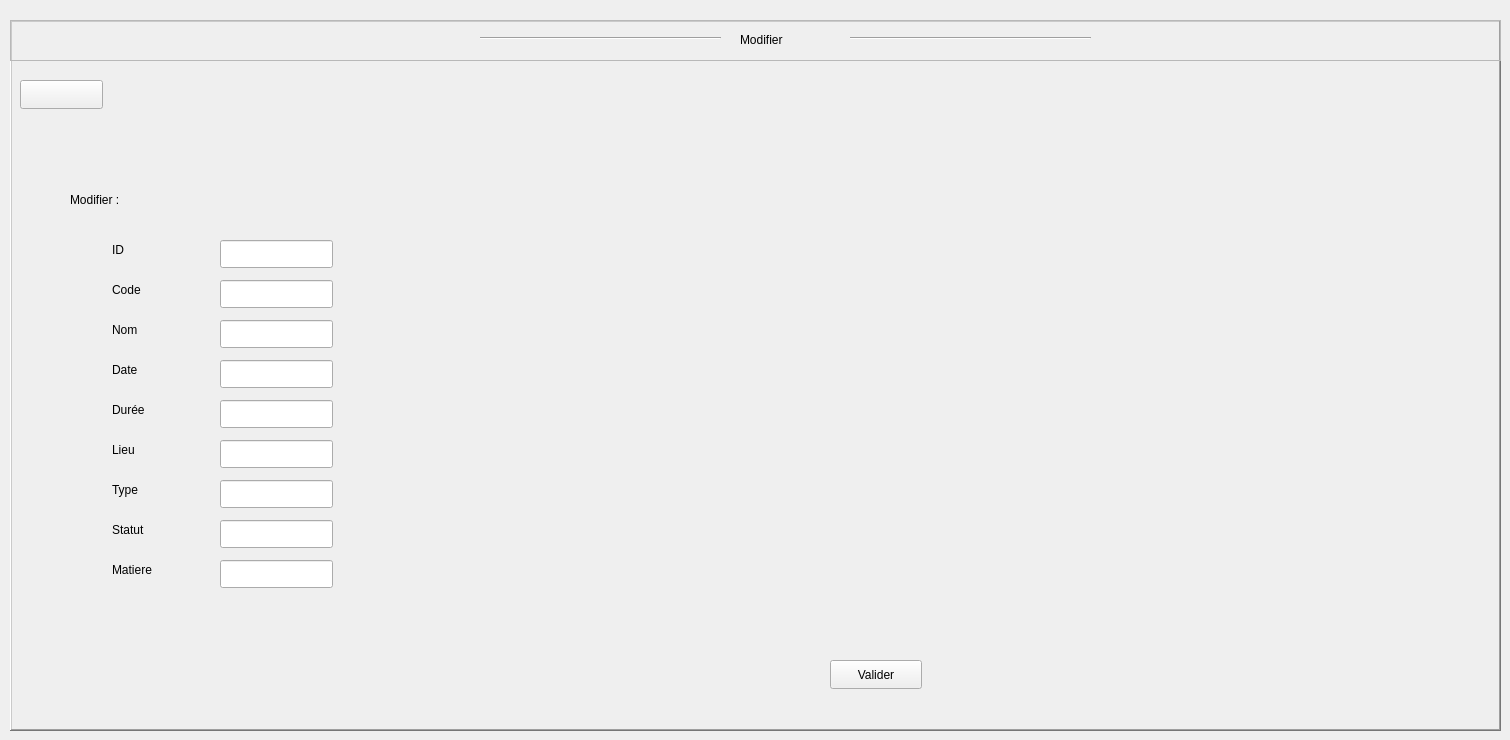
      <widget class="QWidget" name="page_13">
       <widget class="QFrame" name="frame_39">
        <property name="geometry">
         <rect>
          <x>10</x>
          <y>20</y>
          <width>1491</width>
          <height>711</height>
         </rect>
        </property>
        <property name="styleSheet">
         <string notr="true"/>
        </property>
        <property name="frameShape">
         <enum>QFrame::Shape::WinPanel</enum>
        </property>
        <property name="frameShadow">
         <enum>QFrame::Shadow::Raised</enum>
        </property>
        <widget class="QFrame" name="frame_40">
         <property name="geometry">
          <rect>
           <x>0</x>
           <y>0</y>
           <width>1491</width>
           <height>41</height>
          </rect>
         </property>
         <property name="styleSheet">
          <string notr="true"/>
         </property>
         <property name="frameShape">
          <enum>QFrame::Shape::StyledPanel</enum>
         </property>
         <property name="frameShadow">
          <enum>QFrame::Shadow::Raised</enum>
         </property>
         <widget class="QLabel" name="label_68">
          <property name="geometry">
           <rect>
            <x>730</x>
            <y>10</y>
            <width>81</width>
            <height>20</height>
           </rect>
          </property>
          <property name="text">
           <string>Modifier</string>
          </property>
         </widget>
         <widget class="Line" name="line_25">
          <property name="geometry">
           <rect>
            <x>470</x>
            <y>10</y>
            <width>241</width>
            <height>16</height>
           </rect>
          </property>
          <property name="orientation">
           <enum>Qt::Orientation::Horizontal</enum>
          </property>
         </widget>
         <widget class="Line" name="line_26">
          <property name="geometry">
           <rect>
            <x>840</x>
            <y>10</y>
            <width>241</width>
            <height>16</height>
           </rect>
          </property>
          <property name="orientation">
           <enum>Qt::Orientation::Horizontal</enum>
          </property>
         </widget>
        </widget>
        <widget class="QStackedWidget" name="stackedWidget_5">
         <property name="geometry">
          <rect>
           <x>10</x>
           <y>50</y>
           <width>1461</width>
           <height>651</height>
          </rect>
         </property>
         <property name="currentIndex">
          <number>0</number>
         </property>
         <widget class="QWidget" name="page_19">
          <widget class="QLineEdit" name="lineEdit_45">
           <property name="geometry">
            <rect>
             <x>200</x>
             <y>410</y>
             <width>113</width>
             <height>28</height>
            </rect>
           </property>
           <property name="styleSheet">
            <string notr="true"/>
           </property>
          </widget>
          <widget class="QLabel" name="label_69">
           <property name="geometry">
            <rect>
             <x>92</x>
             <y>250</y>
             <width>91</width>
             <height>20</height>
            </rect>
           </property>
           <property name="text">
            <string>Nom</string>
           </property>
          </widget>
          <widget class="QLabel" name="label_70">
           <property name="geometry">
            <rect>
             <x>92</x>
             <y>370</y>
             <width>91</width>
             <height>20</height>
            </rect>
           </property>
           <property name="text">
            <string>Lieu</string>
           </property>
          </widget>
          <widget class="QLineEdit" name="lineEdit_55">
           <property name="geometry">
            <rect>
             <x>200</x>
             <y>450</y>
             <width>113</width>
             <height>28</height>
            </rect>
           </property>
           <property name="styleSheet">
            <string notr="true"/>
           </property>
          </widget>
          <widget class="QLineEdit" name="lineEdit_56">
           <property name="geometry">
            <rect>
             <x>200</x>
             <y>370</y>
             <width>113</width>
             <height>28</height>
            </rect>
           </property>
           <property name="styleSheet">
            <string notr="true"/>
           </property>
          </widget>
          <widget class="QLabel" name="label_71">
           <property name="geometry">
            <rect>
             <x>92</x>
             <y>330</y>
             <width>91</width>
             <height>20</height>
            </rect>
           </property>
           <property name="text">
            <string>Durée</string>
           </property>
          </widget>
          <widget class="QLabel" name="label_74">
           <property name="geometry">
            <rect>
             <x>92</x>
             <y>210</y>
             <width>91</width>
             <height>20</height>
            </rect>
           </property>
           <property name="text">
            <string>Code</string>
           </property>
          </widget>
          <widget class="QLineEdit" name="lineEdit_57">
           <property name="geometry">
            <rect>
             <x>200</x>
             <y>170</y>
             <width>113</width>
             <height>28</height>
            </rect>
           </property>
           <property name="styleSheet">
            <string notr="true"/>
           </property>
          </widget>
          <widget class="QLineEdit" name="lineEdit_58">
           <property name="geometry">
            <rect>
             <x>200</x>
             <y>210</y>
             <width>113</width>
             <height>28</height>
            </rect>
           </property>
           <property name="styleSheet">
            <string notr="true"/>
           </property>
          </widget>
          <widget class="QLineEdit" name="lineEdit_59">
           <property name="geometry">
            <rect>
             <x>200</x>
             <y>330</y>
             <width>113</width>
             <height>28</height>
            </rect>
           </property>
           <property name="styleSheet">
            <string notr="true"/>
           </property>
          </widget>
          <widget class="QLabel" name="label_75">
           <property name="geometry">
            <rect>
             <x>92</x>
             <y>450</y>
             <width>91</width>
             <height>20</height>
            </rect>
           </property>
           <property name="text">
            <string>Statut</string>
           </property>
          </widget>
          <widget class="QLabel" name="label_76">
           <property name="geometry">
            <rect>
             <x>50</x>
             <y>120</y>
             <width>71</width>
             <height>20</height>
            </rect>
           </property>
           <property name="text">
            <string>Modifier :</string>
           </property>
          </widget>
          <widget class="QLabel" name="label_77">
           <property name="geometry">
            <rect>
             <x>92</x>
             <y>410</y>
             <width>91</width>
             <height>20</height>
            </rect>
           </property>
           <property name="text">
            <string>Type</string>
           </property>
          </widget>
          <widget class="QLabel" name="label_78">
           <property name="geometry">
            <rect>
             <x>92</x>
             <y>290</y>
             <width>91</width>
             <height>20</height>
            </rect>
           </property>
           <property name="text">
            <string>Date</string>
           </property>
          </widget>
          <widget class="QLineEdit" name="lineEdit_60">
           <property name="geometry">
            <rect>
             <x>200</x>
             <y>250</y>
             <width>113</width>
             <height>28</height>
            </rect>
           </property>
           <property name="styleSheet">
            <string notr="true"/>
           </property>
          </widget>
          <widget class="QLabel" name="label_79">
           <property name="geometry">
            <rect>
             <x>92</x>
             <y>170</y>
             <width>91</width>
             <height>20</height>
            </rect>
           </property>
           <property name="text">
            <string>ID</string>
           </property>
          </widget>
          <widget class="QLineEdit" name="lineEdit_61">
           <property name="geometry">
            <rect>
             <x>200</x>
             <y>290</y>
             <width>113</width>
             <height>28</height>
            </rect>
           </property>
           <property name="styleSheet">
            <string notr="true"/>
           </property>
          </widget>
          <widget class="QPushButton" name="pushButton_75">
           <property name="geometry">
            <rect>
             <x>810</x>
             <y>590</y>
             <width>92</width>
             <height>29</height>
            </rect>
           </property>
           <property name="text">
            <string>Valider</string>
           </property>
          </widget>
          <widget class="QPushButton" name="pushButton_76">
           <property name="geometry">
            <rect>
             <x>0</x>
             <y>10</y>
             <width>83</width>
             <height>29</height>
            </rect>
           </property>
           <property name="text">
            <string/>
           </property>
           <property name="icon">
            <iconset theme="QIcon::ThemeIcon::EditUndo"/>
           </property>
          </widget>
          <widget class="QLabel" name="label_118">
           <property name="geometry">
            <rect>
             <x>92</x>
             <y>490</y>
             <width>91</width>
             <height>20</height>
            </rect>
           </property>
           <property name="text">
            <string>Matiere</string>
           </property>
          </widget>
          <widget class="QLineEdit" name="lineEdit_86">
           <property name="geometry">
            <rect>
             <x>200</x>
             <y>490</y>
             <width>113</width>
             <height>28</height>
            </rect>
           </property>
           <property name="styleSheet">
            <string notr="true"/>
           </property>
          </widget>
         </widget>
        </widget>
       </widget>
      </widget>
